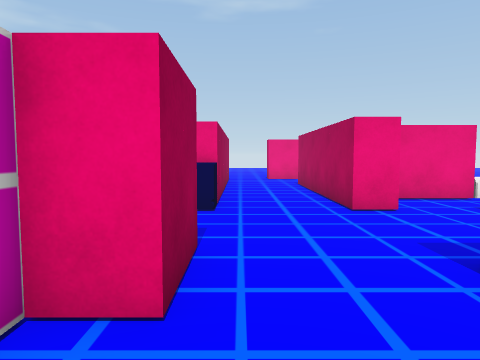
view 1 (above)

23 first-person views from a walk through a Unity game level. The camera is 1.2 m above the floor, tilts 4° down and sees 70° across. The floor is counted in squares, 1 m on a side. Each view is taken from the middle of a square. On the plan, view 1 faces up. The plan holds only what a view shows up to about 14 squares ahead; the rest is blank. The place goes on beyond the plan. Some animated figures are not drawn.

view 2
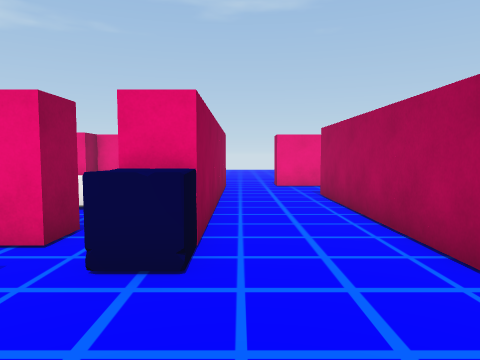

view 3
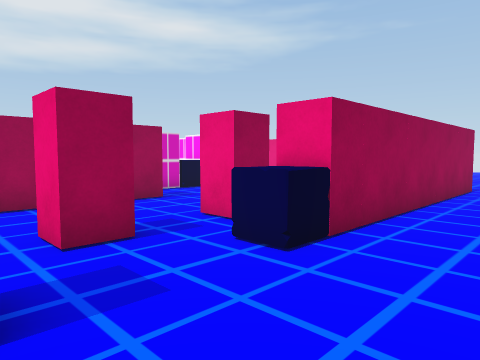

view 4
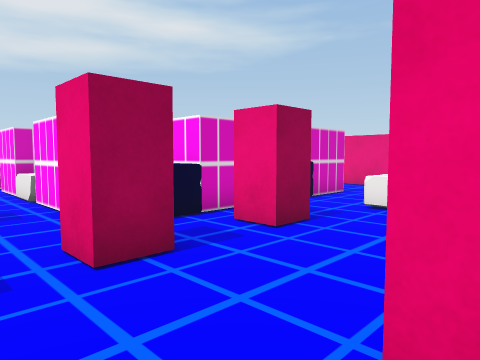

view 5
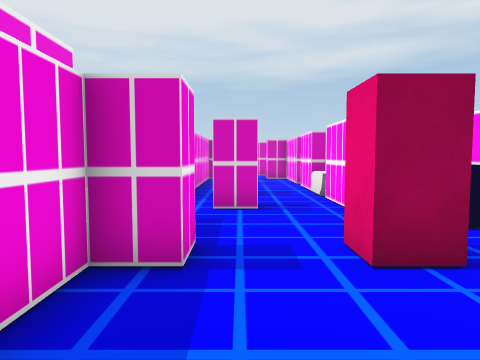

view 6
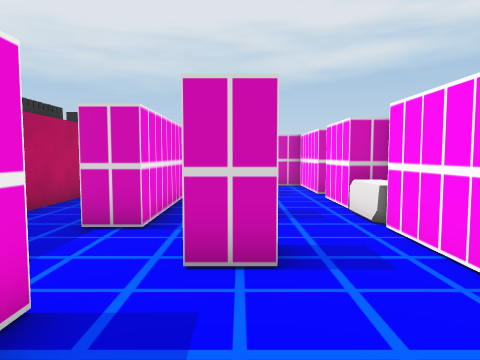

view 7
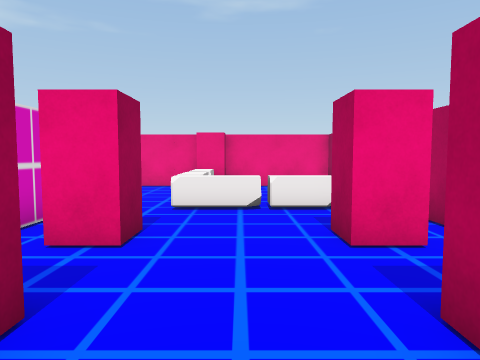

view 8
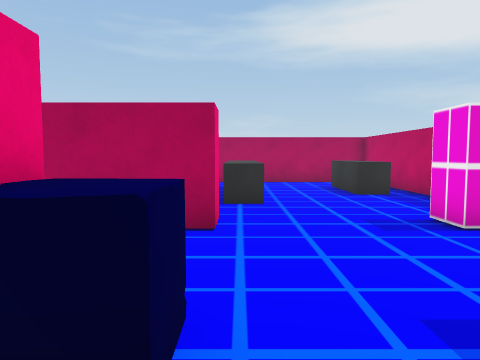

view 9
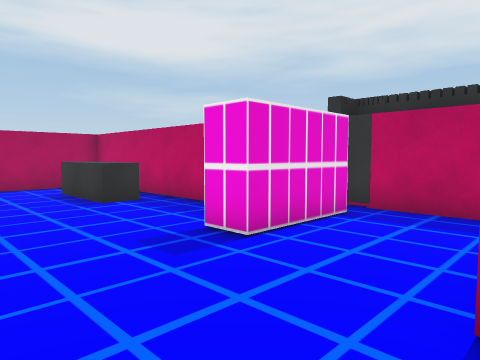

view 10
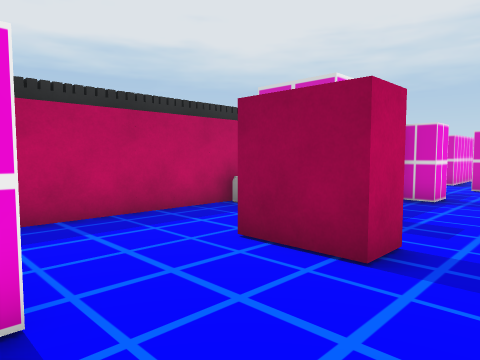

view 11
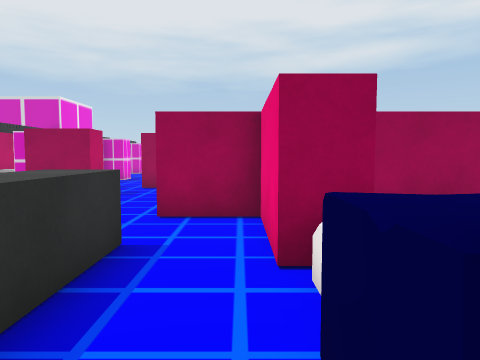

view 12
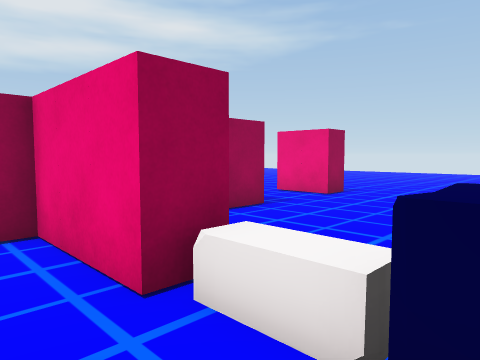

view 13
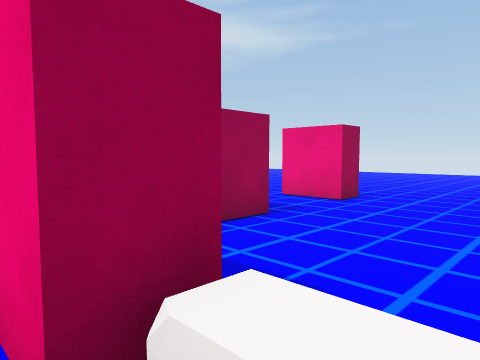

view 14
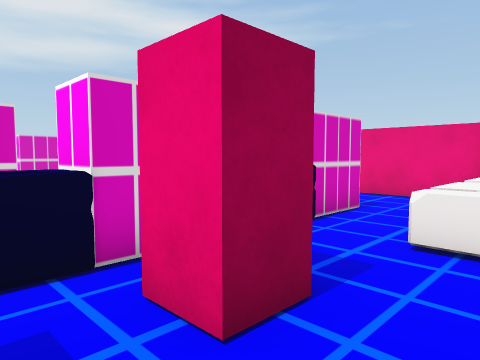

view 15
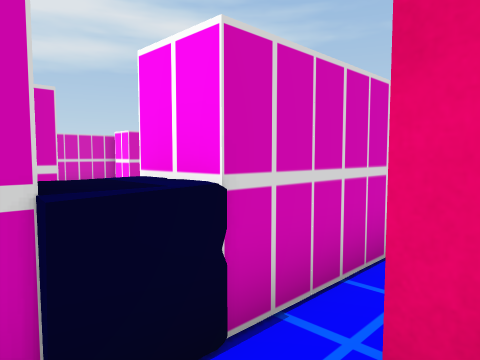

view 16
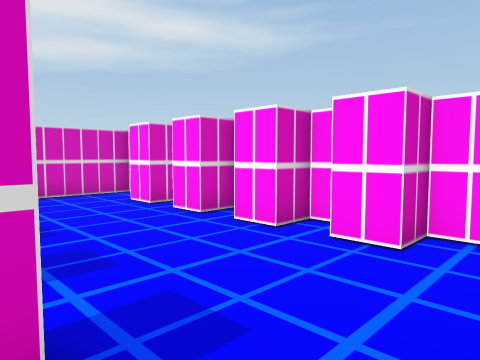

view 17
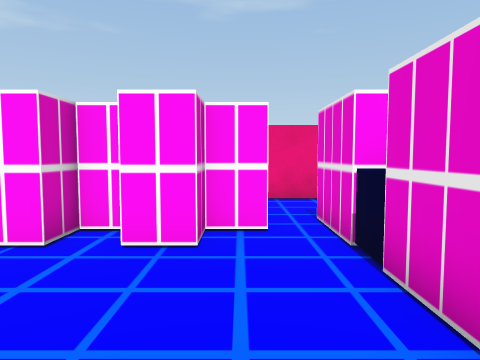

view 18
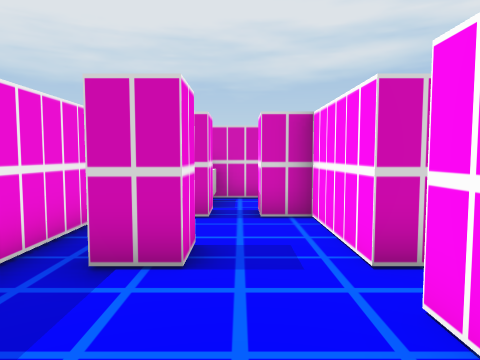

view 19
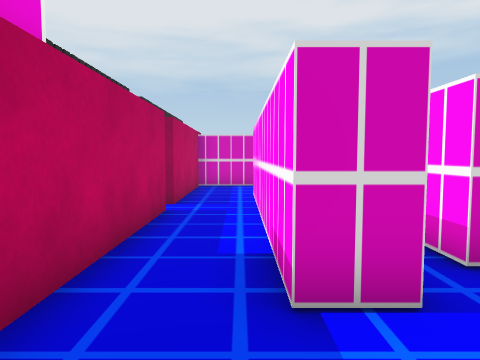

view 20
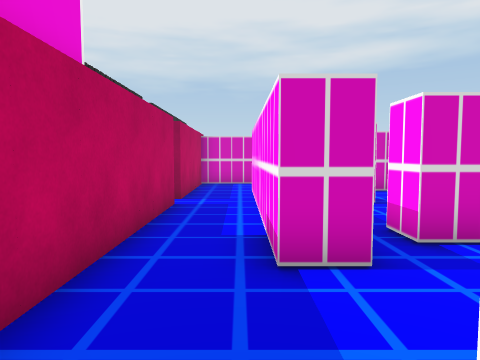

view 21
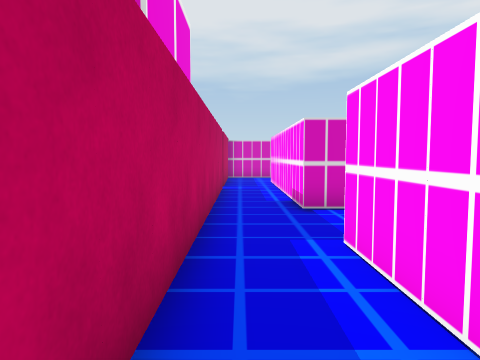

view 22
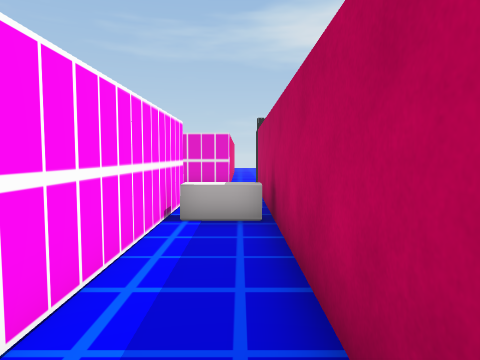

view 23
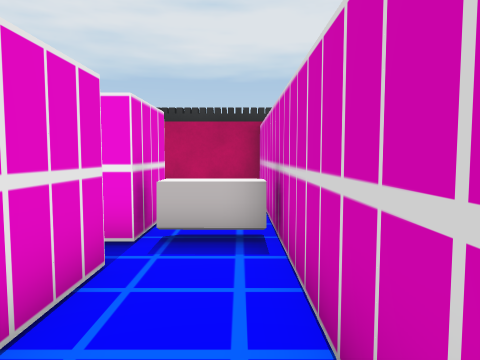

### Floor plan
Points are (right, up) in squares from view 1. A wall is a line through its corners. A room is listed if a view was taken in it or the views show most of it. See-through windows are left out.
Room 1 (views 1, 2, 3, 4, 5, 6, 7, 8, 9, 10, 11, 12, 13, 14, 15, 18, 19, 20, 21, 22, 23)
walls: (-6.6, 9.5) (-6.6, 8.4) (-7.6, 8.4); (-2.6, 9.5) (-2.6, 8.4) (-3.6, 8.4) (-3.6, 9.5); (-1.5, 9.6) (-1.5, 10.2); (-6.6, 6.5) (-6.6, 5.4) (-7.6, 5.4); (-3.6, 6) (-3.6, 6.5); (-2.6, 6.5) (-2.6, 5.4) (-3.6, 5.4); (-0.5, 8.4) (-1.6, 8.4); (-8.6, 14.5) (-8.6, 7.6); (-10.4, 6.4) (-12.2, 6.4); (-1.6, 4.4) (-0.6, 4.4) (-0.6, 2.4) (-1.6, 2.4) (-1.6, 1.4) (-2.4, 1.4); (-7.6, 3.4) (-6.6, 3.4) (-6.6, 2.4) (-5.1, 2.4); (-6.6, 17.4) (-10.2, 17.4); (-10.6, 4.5) (-10.6, 3.4); (-1.5, 17.4) (-5.5, 17.4); (-4.8, 1.4) (-9.6, 1.4); (-0.6, 17.5) (-0.6, 7.4); (-9.6, 2.4) (-9.1, 2.4); (3.4, 14.5) (3.4, 11.5); (-14.6, 7.4) (-14.6, 6.4) (-16.6, 6.4); (-13.6, 4.2) (-13.6, 3.4) (-14.6, 3.4); (6.4, 10.5) (6.4, 9.4) (3.4, 9.4) (3.4, 7.4) (2.4, 7.4) (2.4, 14.5); (3.4, 18.5) (3.4, 17.4) (1.4, 17.4); (2.4, 0.4) (2.4, 3.4) (3.5, 3.4); (-17.6, 7) (-17.6, 6.4) (-20.5, 6.4) (-20.5, 5.4) (-21.6, 5.4) (-21.6, 7); (-17.6, 13.1) (-17.6, 12.4); (5.9, 1.4) (10.5, 1.4); (-18.6, 4.4) (-17.6, 4.4) (-17.6, 3.4); (-20.5, 10.4) (-21, 10.4); (-17.6, -0.6) (2.5, -0.6); (-19.9, 2.4) (-12.6, 2.4) (-12.6, 1.4) (-20.5, 1.4); (-21.6, 4.4) (-20.6, 4.4); (-21.6, 2.4) (-21.6, 3.6); (-23.6, 8.2) (-23.6, -0.6) (-18.5, -0.6)
low walls: (-0.6, 7.4) (-1.6, 7.4); (5.4, 6.4) (5.4, 7.4) (7.9, 7.4); (7.4, 2.4) (7.4, 3.4) (10.5, 3.4)
ways out: opening at (-17, 7.5) to room 2; opening at (-17, 13.5) to room 2; opening at (-10, 15) to room 2; opening at (-18, -1.5); opening at (3, 0)
objects: other object (-23, 4) to (-22, 4); other object (-14, 6) to (-13, 7); other object (-6, 12) to (-5, 12); other object (-6, 13) to (-6, 14); other object (-6, 15) to (-6, 16); other object (-4, 0) to (-3, 1); other object (-4, 12) to (-3, 12); other object (7, 10) to (8, 10)
Room 2 (views 16, 17)
walls: (-15.5, 13.4) (-15.5, 12.4) (-16.6, 12.4); (-17.6, 12.4) (-18.6, 12.4); (-12.9, 13.4) (-13.6, 13.4) (-13.6, 12.4) (-14.6, 12.4); (-10.5, 13.4) (-11.6, 13.4) (-11.6, 12.4) (-12.6, 12.4); (-9.6, 10) (-9.6, 14.5); (-20.5, 13.5) (-20.5, 10.4)
ways out: opening at (-17, 7.5) to room 1; opening at (-17, 13.5) to room 1; opening at (-10, 15) to room 1

Where each view was taken, in squares from view 1:
view 1: 0 up, 0 right, facing up
view 2: 4 up, 0 right, facing up
view 3: 4 up, 2 right, facing up-left
view 4: 4 up, 3 left, facing up-left
view 5: 4 up, 3 left, facing left
view 6: 4 up, 7 left, facing left
view 7: 4 up, 5 left, facing up
view 8: 7 up, 3 left, facing right
view 9: 7 up, 1 left, facing down-right
view 10: 6 up, 3 right, facing down-left
view 11: 9 up, 10 right, facing left
view 12: 8 up, 9 right, facing up-left
view 13: 9 up, 8 right, facing up-left
view 14: 7 up, 5 left, facing up-left
view 15: 7 up, 7 left, facing up-left
view 16: 8 up, 10 left, facing up-left
view 17: 8 up, 11 left, facing up
view 18: 5 up, 14 left, facing left
view 19: 1 up, 10 left, facing left
view 20: 1 up, 9 left, facing left
view 21: 0 up, 5 left, facing left
view 22: 0 up, 10 left, facing right
view 23: 9 up, 23 left, facing down
